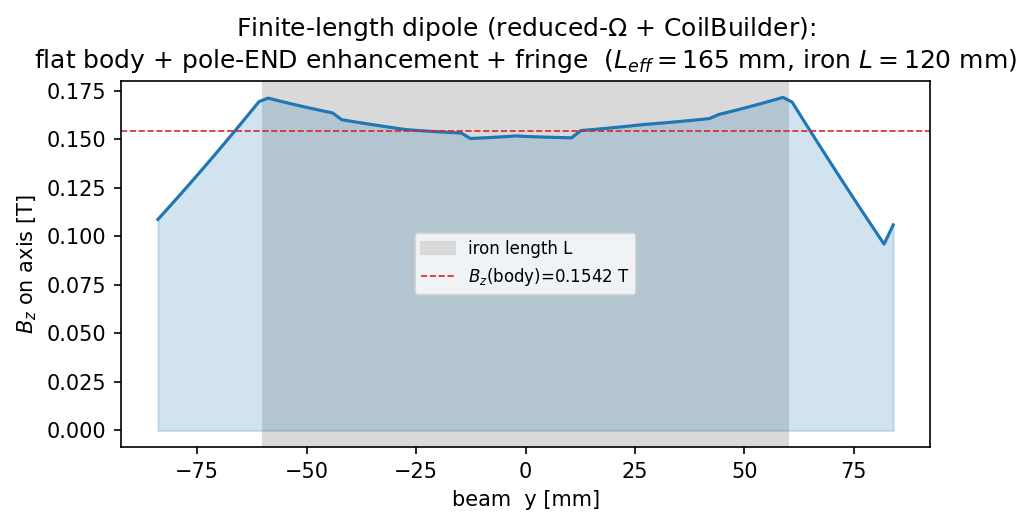

Generate this figure with Python:
"""(A) The magnet ENDS, FEM rung: reduced potential + CoilBuilder, finite length.

RESEARCH example (track A, the July main project).  The next rung after the
analytic theorem in accel_pole_ends_3d.py: replace the analytic Maxwellian field
with a REAL finite-length magnet solved by the lab's forward engine --

    reduced scalar potential Omega  (H = H_s - grad Omega,  H_s = CoilBuilder
    Biot-Savart, NO coil mesh) + an iron yoke, on a self-contained netgen.occ
    mesh (no Cubit) --

and read the result through the INTEGRATED multipole analyzer (the beam-optics
quantity INT B_perp dl).  This file is the bridge "analytic -> FEM": it shows the
forward engine reproduces the integrated-field theorem on a real device, and it
exposes the magnet ENDS where the next design step (read the 3-D equipotential
surface as the end-iron contour) will act.

Convention (matches examples/c_type_electromagnet/dipole_with_coilbuilder.py):
  beam  = y   (the long / straight-section axis; INT ... dy is the beam integral)
  gap   = z   (pole faces at z = +-g/2; the dipole field is B_z in the gap)
  width = x
A C-frame dipole: top + bottom iron bars joined by a back leg (flux return),
finite length L along the beam, so the magnet has real ENDS at y = +-L/2.

Forward formulation (unified reduced potential, all regions):
    INT mu grad(Omega) . grad(v) dx = INT mu H_s . grad(v) dx
    H = H_s - grad(Omega) ,   B = mu H .

Readout: the integrated transverse multipoles of B along the beam (via
accel_pole_ends_3d.integrated_multipoles, with a coordinate adapter beam=y).
The main is the integrated dipole bbar_1 = INT B_z dy; the spurious content is
the integrated higher harmonics the ENDS contribute.

run:  python accel_pole_ends_fem.py
"""
import math
import os
import sys

import numpy as np

sys.path.insert(0, os.path.dirname(os.path.abspath(__file__)))             # the analyzer
sys.path.insert(0, os.path.join(os.path.dirname(os.path.dirname(
    os.path.dirname(os.path.abspath(__file__)))), "src", "radia"))         # radia_coil_builder

from accel_pole_ends_3d import integrated_multipoles                       # noqa: E402

MU0 = 4 * math.pi * 1e-7

# ---- geometry (meters); beam=y, gap=z, width=x ----
GAP = 0.040            # pole-face separation (z)
POLE_W = 0.060         # pole / bar width (x half-extent = POLE_W)
Z_OUT = 0.100          # outer z of the bars
T_LEG = 0.030          # back-leg thickness (x)
L_BEAM = 0.120         # iron length along the beam (y) -> ends at +-L/2
AIR = 0.30             # air box half-size
# ---- coil (CoilBuilder racetrack pair) ----
COIL_W = 0.015
COIL_H = 0.025
COIL_STRAIGHT = 0.220  # > iron length L_BEAM so the body sees uniform field
COIL_R = 0.020         # (coil end-turns sit OUTSIDE the iron ends)
NI = 10000.0           # ampere-turns


def build_mesh(maxh_air=0.05, maxh_iron=0.025):
    """H-frame (window) dipole (iron) + air box, netgen.occ (no Cubit).

    x-SYMMETRIC (legs on both +-x) so the dipole field is clean (B_x ~ 0 at
    centre by symmetry).  Finite length L along the beam (y) -> real ENDS.
    """
    import ngsolve as ng
    from netgen.occ import Box, Pnt, Glue, OCCGeometry

    hL = L_BEAM / 2
    top = Box(Pnt(-POLE_W, -hL, GAP / 2), Pnt(POLE_W, hL, Z_OUT))
    bot = Box(Pnt(-POLE_W, -hL, -Z_OUT), Pnt(POLE_W, hL, -GAP / 2))
    leg_l = Box(Pnt(-POLE_W, -hL, -GAP / 2), Pnt(-POLE_W + T_LEG, hL, GAP / 2))
    leg_r = Box(Pnt(POLE_W - T_LEG, -hL, -GAP / 2), Pnt(POLE_W, hL, GAP / 2))
    iron = (top + bot + leg_l + leg_r)
    iron.mat("iron")
    iron.maxh = maxh_iron

    air = Box(Pnt(-AIR, -AIR, -AIR), Pnt(AIR, AIR, AIR)) - iron
    air.mat("air")
    for f in air.faces:
        c = f.center
        if max(abs(c.x), abs(c.y), abs(c.z)) > 0.9 * AIR:
            f.name = "outer"

    shape = Glue([air, iron])
    with ng.TaskManager():
        mesh = ng.Mesh(OCCGeometry(shape).GenerateMesh(maxh=maxh_air))
    return mesh


def build_coil():
    """Racetrack coil pair (CoilBuilder) -> Radia container.  Biot-Savart only."""
    import radia as rad
    from radia_coil_builder import CoilBuilder

    rad.UtiDelAll()
    z_coil = GAP / 2 + COIL_H / 2
    # the 180 arcs curve toward -x, so start at x = +COIL_R -> the two straights
    # land at x = +-COIL_R, i.e. the racetrack is centred on x = 0 (verified: Hs_x=0
    # and Hs_z peaks at x=0).  No spurious transverse field on the beam axis.
    upper = (CoilBuilder(current=NI)
             .set_start([COIL_R, -COIL_STRAIGHT / 2, z_coil])
             .set_cross_section(width=COIL_W, height=COIL_H)
             .add_straight(COIL_STRAIGHT)
             .add_arc(radius=COIL_R, arc_angle=180)
             .add_straight(COIL_STRAIGHT)
             .add_arc(radius=COIL_R, arc_angle=180))
    lower = upper.mirror("xy")                       # z -> -z, current reversed
    coils = rad.ObjCnt(upper.to_radia() + lower.to_radia())
    return coils


def solve(mu_r=1000.0, order=2, maxh_air=0.05, maxh_iron=0.025,
          r_ref=0.008, n_beam=121, n_theta=32, plot=False):
    """Solve reduced-Omega forward, then integrate the transverse multipoles
    along the beam.  Returns the gap field + the integrated dipole + spectrum."""
    import ngsolve as ng
    from ngsolve import (H1, BilinearForm, LinearForm, GridFunction, grad, dx,
                         TaskManager)
    import radia as rad

    mesh = build_mesh(maxh_air, maxh_iron)
    coils = build_coil()
    Hs = rad.RadiaField(coils, "h")                  # Biot-Savart source CF
    mu = mesh.MaterialCF({"iron": mu_r * MU0}, default=MU0)

    fes = H1(mesh, order=order, dirichlet="outer")
    u, v = fes.TnT()

    # The RadiaField (Biot-Savart) CF is NOT thread-safe: assembling the source
    # LinearForm (and the field readout below) must run SERIALLY -- under
    # TaskManager the parallel element loop deadlocks on Radia's global state.
    # Only the pure-NGSolve stiffness assemble + solve are wrapped in TaskManager.
    f = LinearForm(fes)
    f += mu * Hs * grad(v) * dx
    f.Assemble()                                     # serial (RadiaField source)

    with TaskManager():
        a = BilinearForm(fes)
        a += mu * grad(u) * grad(v) * dx
        a.Assemble()
        gfu = GridFunction(fes)
        gfu.vec.data = a.mat.Inverse(fes.FreeDofs(), inverse="sparsecholesky") * f.vec

    B = mu * (Hs - grad(gfu))                        # B = mu (Hs - grad Omega)

    # ---- field readout: SERIAL (RadiaField eval) ----
    bx_centre = float(B(mesh(0.0, 0.0, 0.0))[0])
    bz_centre = float(B(mesh(0.0, 0.0, 0.0))[2])

    # on-axis B_z(y) profile along the beam (the fringe / end falloff)
    ys = np.linspace(-1.4 * (L_BEAM / 2), 1.4 * (L_BEAM / 2), 81)
    bz_axis = np.array([float(B(mesh(0.0, y, 0.0))[2]) for y in ys])

    # INTEGRATED transverse multipoles along the beam (y).  Adapter: the
    # analyzer integrates its 3rd arg ("z") sampling a circle in (x,y);
    # map analyzer-(x,y,z) -> global (x, z=transverse, y=beam):
    #   global point = (ax, az, ay) ;  transverse field = (Bx_g, Bz_g).
    def B_perp(ax, ay, az):
        b = B(mesh(ax, az, ay))
        return (float(b[0]), float(b[2]))            # (analyzer Bx, By) = (Bx_g, Bz_g)

    y_int = 1.6 * (L_BEAM / 2)                        # integrate past the ends
    mp = integrated_multipoles(B_perp, r_ref, (-y_int, y_int),
                               n_z=n_beam, n_theta=n_theta, n_max=8)

    rad.UtiDelAll()

    main = abs(complex(*mp[1]))                       # integrated dipole bbar_1
    allowed = (1, 3, 5)                               # dipole-allowed normals
    spurious = max(abs(complex(*mp[n])) / main for n in allowed if n != 1)
    # effective magnetic length L_eff = INT B_z dy / B_z(body); > L_iron by the
    # two fringes.  B_z(body) = mean over the flat central 60% of the iron.
    body = np.abs(ys) < 0.30 * L_BEAM
    bz_body = float(np.mean(bz_axis[body]))
    l_eff = float(np.trapezoid(bz_axis, ys) / bz_body) if abs(bz_body) > 1e-9 else 0.0
    # END ENHANCEMENT: the pole-end flux concentration (peak |B_z| near the iron
    # end vs the body) -- the design-relevant end effect.
    end = np.abs(np.abs(ys) - 0.5 * L_BEAM) < 0.12 * L_BEAM
    end_overshoot = float(np.max(np.abs(bz_axis[end])) / abs(bz_body)) - 1.0

    if plot:
        _plot(ys, bz_axis, bz_body, l_eff)

    return {
        "ne": int(mesh.ne), "ndof": int(fes.ndof),
        "bz_gap_centre_T": bz_centre,
        "bz_body_T": bz_body,                         # flat-top body field
        "bx_gap_centre_T": bx_centre,                 # ~0 for the x-symmetric H-frame
        "bx_over_bz_centre": float(abs(bx_centre) / (abs(bz_centre) + 1e-30)),
        "integrated_dipole_bbar1_Tm": float(main),
        "integrated_spurious_rel": float(spurious),   # higher harmonics (ends + finite pole)
        "L_eff_m": l_eff,
        "end_overshoot": end_overshoot,               # pole-end flux concentration
    }


def _plot(ys, bz_axis, bz_body, l_eff):
    import matplotlib
    matplotlib.use("Agg")
    import matplotlib.pyplot as plt

    fig, ax = plt.subplots(figsize=(6.4, 3.6), dpi=150)
    ax.plot(ys * 1e3, bz_axis, "C0")
    ax.fill_between(ys * 1e3, bz_axis, 0, alpha=0.2, color="C0")
    ax.axvspan(-L_BEAM / 2 * 1e3, L_BEAM / 2 * 1e3, color="0.85", zorder=0,
               label="iron length L")
    ax.axhline(bz_body, color="C3", lw=0.8, ls="--",
               label=f"$B_z$(body)={bz_body:.4f} T")
    ax.set_xlabel("beam  y [mm]")
    ax.set_ylabel("$B_z$ on axis [T]")
    ax.set_title(f"Finite-length dipole (reduced-$\\Omega$ + CoilBuilder):\n"
                 f"flat body + pole-END enhancement + fringe  "
                 f"($L_{{eff}}={l_eff*1e3:.0f}$ mm, iron $L={L_BEAM*1e3:.0f}$ mm)")
    ax.legend(fontsize=8, loc="center")
    png = os.path.splitext(os.path.abspath(__file__))[0] + ".png"
    fig.tight_layout()
    fig.savefig(png, bbox_inches="tight")
    plt.close(fig)
    print(f"  figure saved: {png}")


def main():
    print("(A) Magnet ENDS, FEM rung -- reduced potential + CoilBuilder, "
          "finite length\n")
    r = solve(plot=True)
    print(f"  mesh: ne={r['ne']}, ndof={r['ndof']}")
    print(f"  gap field  B_z(body) = {r['bz_body_T']:.5f} T  "
          f"(B_x/B_z at centre = {r['bx_over_bz_centre']:.1e} -> clean dipole)")
    print(f"  effective magnetic length L_eff = {r['L_eff_m']*1e3:.1f} mm "
          f"(iron L = {L_BEAM*1e3:.0f} mm; the 2 fringes add ~"
          f"{(r['L_eff_m']*1e3 - L_BEAM*1e3)/2:.0f} mm each)")
    print(f"  pole-END enhancement (peak/body - 1) = {r['end_overshoot']*100:.1f}% "
          f"-- the end flux concentration")
    print(f"  INTEGRATED dipole  bbar_1 = INT B_z dy = "
          f"{r['integrated_dipole_bbar1_Tm']:.5f} T.m")
    print(f"  integrated spurious |bbar_n/bbar_1| (n=3,5) = "
          f"{r['integrated_spurious_rel']:.2e}  (ends + finite pole width)")
    print("\n  => the reduced-Omega + CoilBuilder forward engine feeds the SAME")
    print("     INTEGRATED analyzer as the analytic theorem (accel_pole_ends_3d).")
    print("     NEXT: read the 3-D equipotential surface at the end as the")
    print("     end-iron contour, then re-shape -> re-solve to flatten bbar_n.")


if __name__ == "__main__":
    main()
